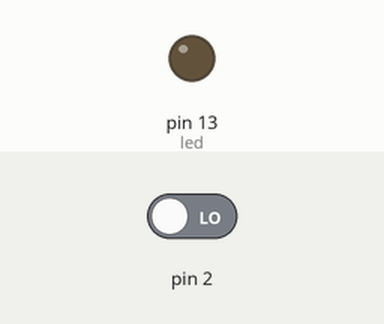
Bench run of a sketch on a simulated Arduino Uno, built with avr-gcc and run on an emulated ATmega328P. On the bench: output pins drawn as LEDs (lit = HIGH). Inputs (shaded band) come from the test bench; at power-on: pin 2 LOW.

Above: at 1.2 s.
1.3 s: pin 2 driven HIGH
At 2.3 s:
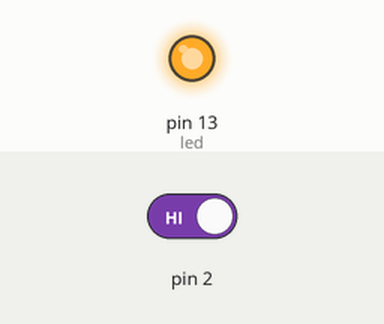
Timing chart, 0 to 4.3 s (numbered marks = the images above; inputs shaded):
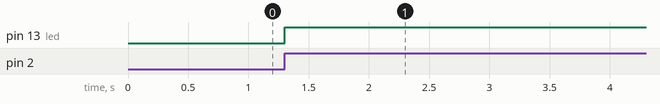

Measured:
- after the input at 1.3 s, pin 13 (led): LOW → HIGH at once

The sketch:

Cod_interrup.ino
```cpp
const byte led = 13;

void setup()
{
  pinMode(led, OUTPUT);
  attachInterrupt(0,algoAconteceu, RISING);// CAPITURA UMA SUBIDA
  //attachInterrupt(0,algoAconteceu, FALLING);// CAPITURA UMA QUEDA
  //attachInterrupt(0,algoAconteceu, CHANGE);// CAPITURA QUALQUER UMA
}

void loop()
{

}

void algoAconteceu(){
 	digitalWrite(led,HIGH);
}
```
